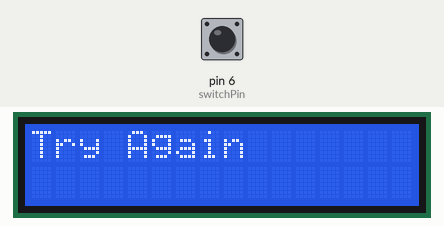
Simulated run of this sketch. Board: Arduino Uno, built with avr-gcc and run on an emulated ATmega328P. Shown: 16×2 character LCD. Inputs (shaded band) come from the test bench; at power-on: pin 6 (switchPin) HIGH.

Above: at 1.2 s.
1.3 s: pin 6 (switchPin) pulled LOW for 2.35 s
At 2.07 s:
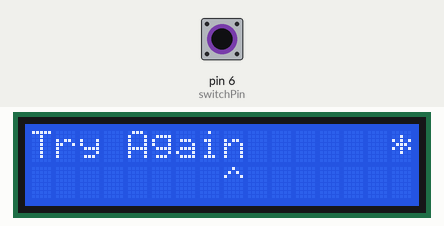
At 2.48 s:
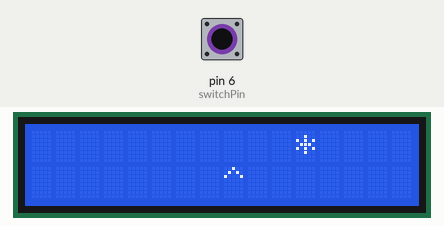
Timing chart, 0 to 4.3 s (numbered marks = the images above; inputs shaded):
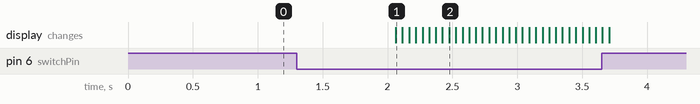

Measured:
- after the input at 1.3 s, the display: changes after 0.76 s (image 1)

The sketch:

midterm.ino
```cpp
# include <LiquidCrystal.h>
LiquidCrystal lcd(12,11,5,4,3,2);
const int switchPin = 6;
int switchState = 0;
void setup() {
  lcd.begin(16,2);


}

void loop() {
switchState = digitalRead(switchPin);
int k = 0;
int pos = 0;

if(switchState ==LOW){
  for (k = 0; k<16; k++){
    switchState = digitalRead(switchPin);
    if(switchState == LOW){
    lcd.setCursor(8,1);
    lcd.print ("^");
    lcd.setCursor(k,0);
    lcd.print("*");
    delay(50);
    lcd.clear();
    delay(50);
    pos = k;}}
}
     if (switchState == HIGH && pos == 8){
      lcd.setCursor(0,0);
      lcd.print("Winner");
      delay(2000);
    }
    if(switchState == HIGH && pos!=8){
       lcd.setCursor(0,0);
       lcd.print("Try Again");
       delay(2000);
    }
  switchState = digitalRead(switchPin);
  if(switchState == LOW){
  for (k = 15; k>=0; k--){
    switchState = digitalRead(switchPin);
    if(switchState == LOW){
    lcd.setCursor(8,1);
    lcd.print ("^");
    lcd.setCursor(k,0);
    lcd.print("*");
    delay(50);
    lcd.clear();
    delay(50);
    pos = k;}}
  }
     if (switchState == HIGH &&pos == 8){
      lcd.setCursor(0,0);
      lcd.print("Winner");
      delay(2000);
    }
    if(switchState==HIGH && pos !=8){
       lcd.setCursor(0,0);
       lcd.print("Try Again");
       delay(2000);
    }


    k = 0;

}
```
